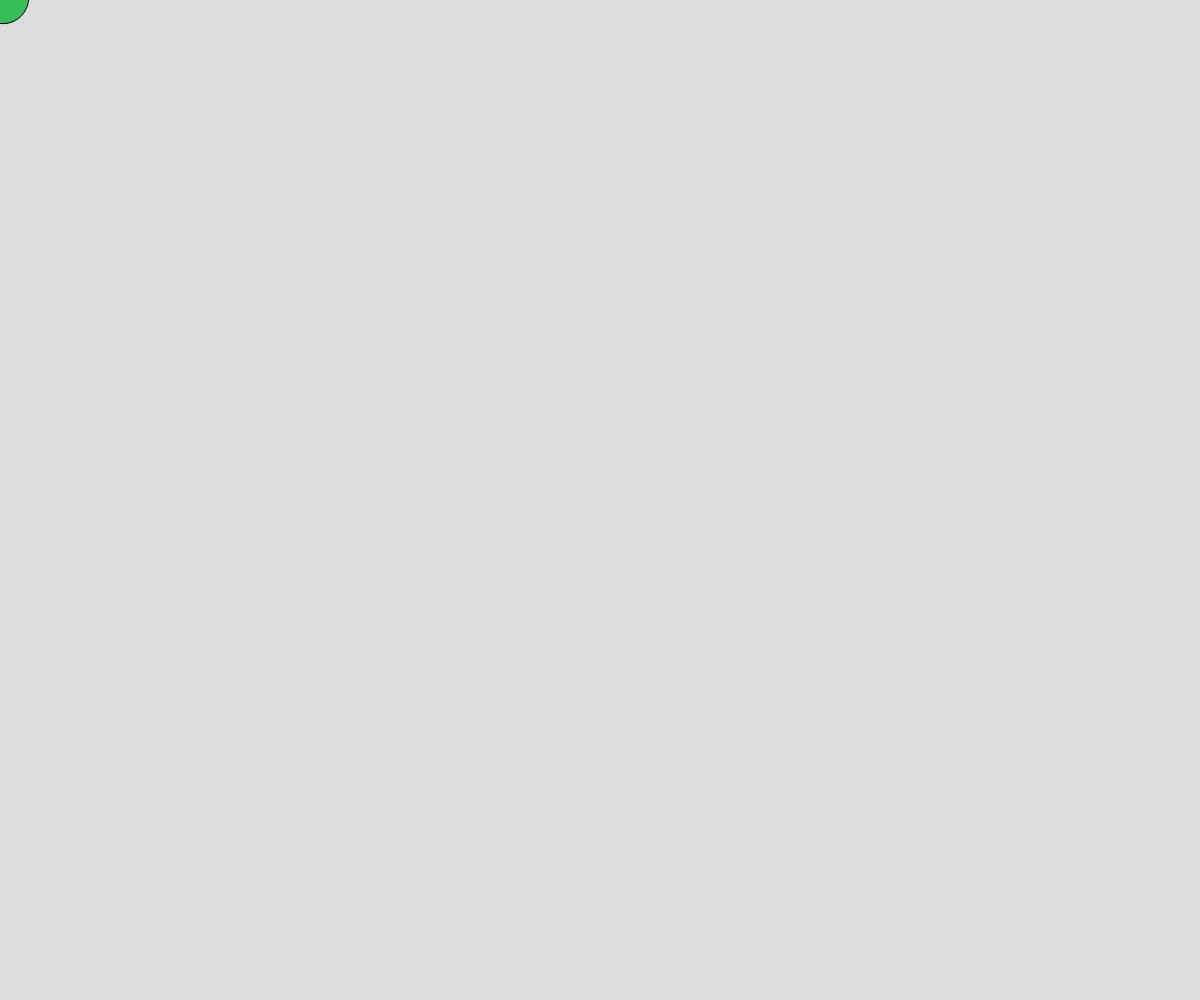
Frame 1 (no input)
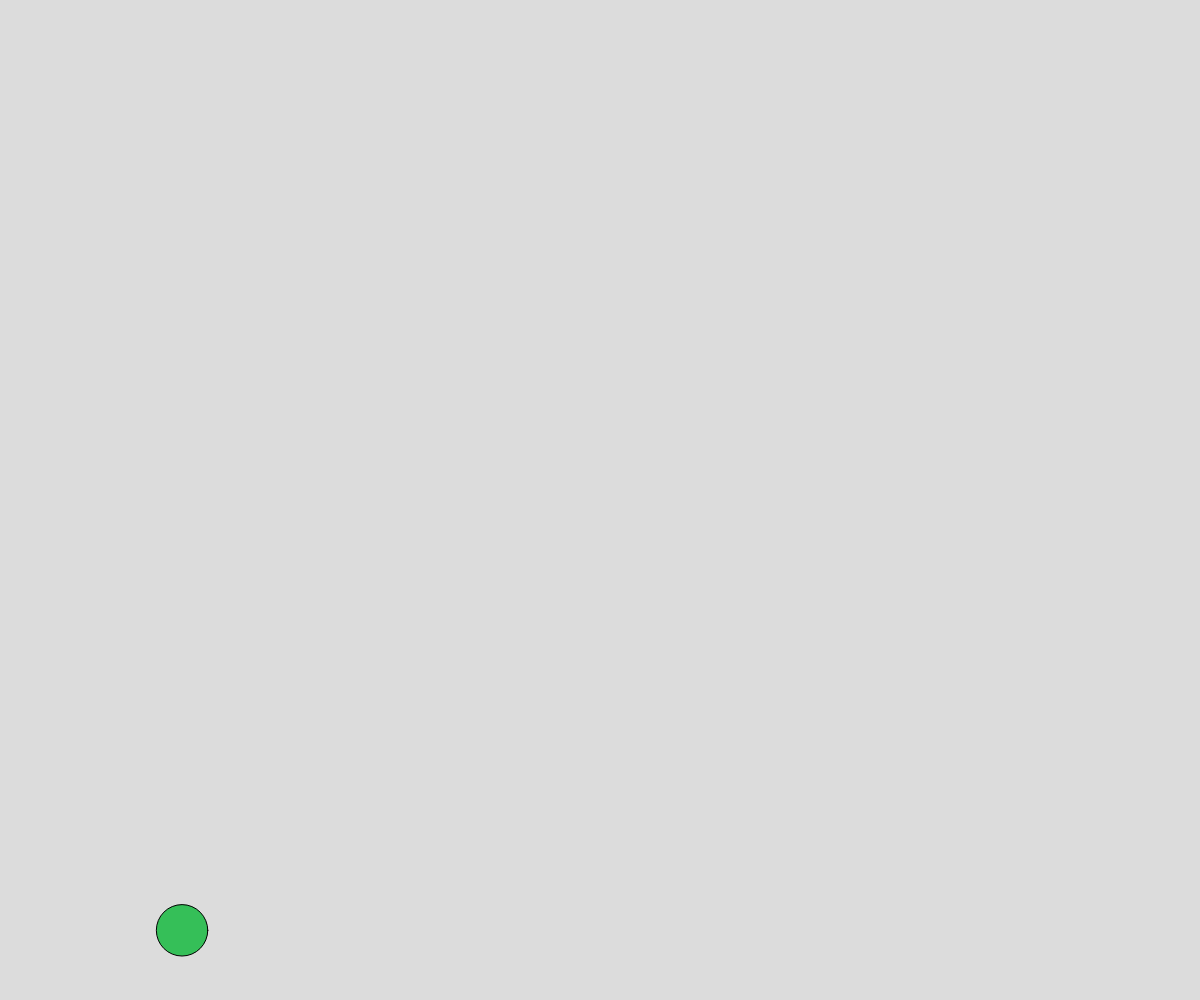
Frame 60 (no input)
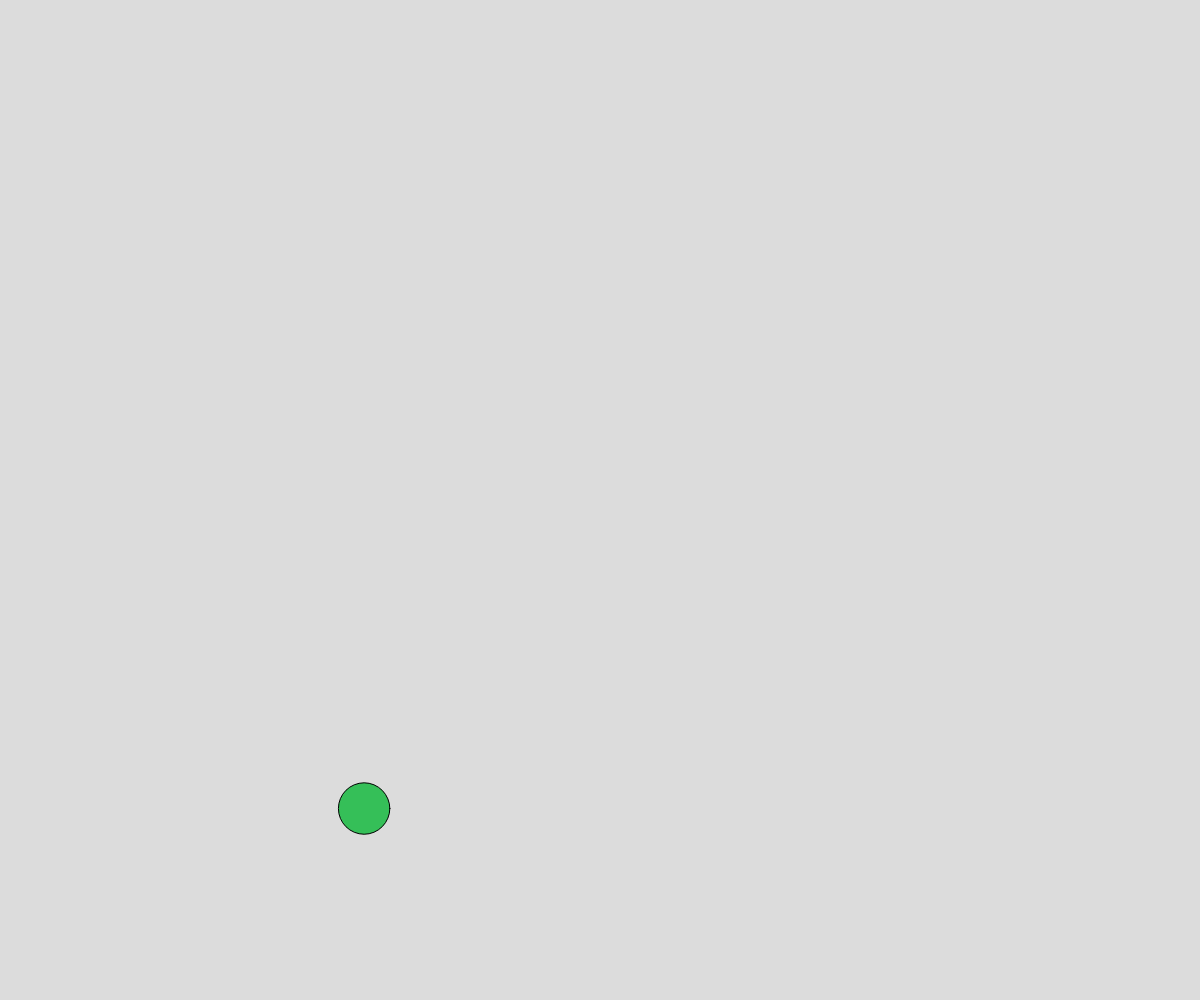
Frame 120 (the mouse pressed at the canvas centre since frame 60)

The p5.js sketch that drew these frames (run headless with seeded random() and noise() and a simulated clock; from frame 60 on, the mouse is pressed at the canvas centre):

// p5.js sketch
// ── sketch.js
// Ball Object Notation Demo
//Oct 5, 2023

let balls = [];

function setup() {
  createCanvas(windowWidth, windowHeight);
  let theBall = spawnBall();
  balls.push(theBall);
}

function draw() {
  background(220);
  moveBall();
  displayBall();
}

function keyTyped(){
  if (key === " "){
    let someBall = spawnRandomBall();
    balls.push(someBall);
  }
}
function mouseClicked(){
  let someBall = spawnBall();
  balls.push(someBall);
}

function moveBall(){
  for(let i = 0; i< balls.length; i++){
    let theBall = balls[i];
    theBall.x += theBall.dx;
    theBall.y += theBall.dy;

    if (theBall.x - theBall.radius > width){
      theBall.x = 0 - theBall.radius;
    }
    else if(theBall.x < 0 - theBall.radius){
      theBall.x = width + theBall.radius;
    }
    if(theBall.y - theBall.radius > height){
      theBall.y = 0 - theBall.radius;
    }
    else if(theBall.y < 0 - theBall.radius){
      theBall.y = height + theBall.radius;
    }
  }
}

function spawnBall(){
  let theBall = {
    x: mouseX,
    y: mouseY,
    radius: random(15,30),
    r: random(255),
    g: random(255),
    b: random(255),
    dx: random(-5,5),
    dy: random(-5,5),
  };
  return theBall;  
}

function spawnRandomBall(){
  let theBall = {
    x: random(width),
    y: random(height),
    radius: random(15,30),
    r: random(255),
    g: random(255),
    b: random(255),
    dx: random(-5,5),
    dy: random(-5,5),
  };  
  return theBall;
}

function displayBall(){
  for(let i = 0; i< balls.length; i++){
    let theBall = balls[i];
    fill(theBall.r,theBall.g,theBall.b);
    circle(theBall.x,theBall.y,theBall.radius*2);
  }
}
